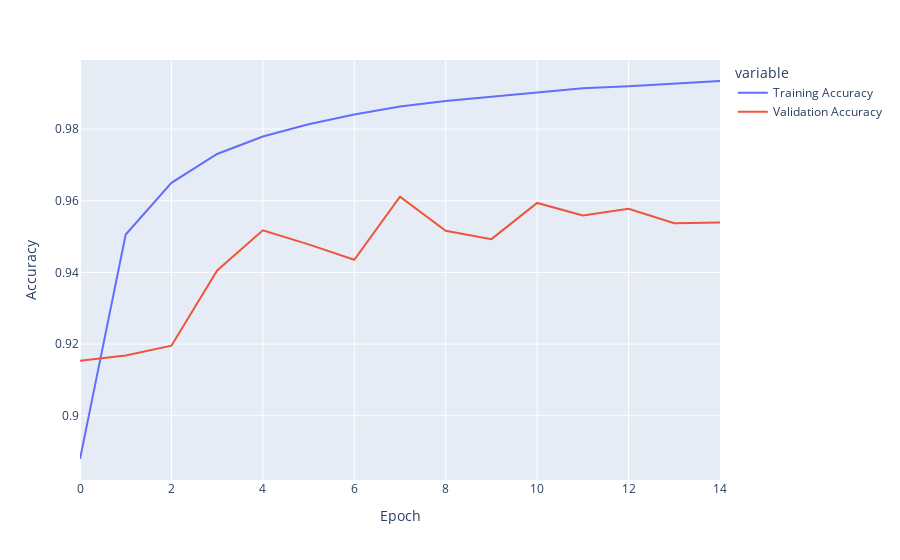

The code cell stored with this chart in its notebook:
### Code cell
metrics_df = plot_graph("accuracy")
metrics_df = metrics_df.copy()

for col in metrics_df.columns:
    if "validation" in col: 
        metrics_df.rename(columns={col: 'Validation Accuracy'}, inplace=True)
    else:
        metrics_df.rename(columns={col: 'Training Accuracy'}, inplace=True)

fig = metrics_df.plot(labels=dict(index="Epoch", value="Accuracy"))
fig.show()

fig.write_image(f"images/{PATH}_accuracy.pdf")

### Figure 1 — Plotly figure (JSON) as saved in the notebook; plotly's stock layout.template omitted (floating-point values rounded to 4 significant figures)
{"data": [{"hovertemplate": "variable=Training Accuracy<br>Epoch=%{x}<br>Accuracy=%{y}<extra></extra>", "legendgroup": "Training Accuracy", "line": {"color": "#636efa", "dash": "solid"}, "mode": "lines", "name": "Training Accuracy", "orientation": "v", "showlegend": true, "type": "scatter", "x": [0, 1, 2, 3, 4, 5, 6, 7, 8, 9, 10, 11, 12, 13, 14], "xaxis": "x", "y": [0.8879, 0.9506, 0.965, 0.9731, 0.9779, 0.9814, 0.9841, 0.9863, 0.9878, 0.989, 0.9902, 0.9914, 0.9919, 0.9927, 0.9934], "yaxis": "y"}, {"hovertemplate": "variable=Validation Accuracy<br>Epoch=%{x}<br>Accuracy=%{y}<extra></extra>", "legendgroup": "Validation Accuracy", "line": {"color": "#EF553B", "dash": "solid"}, "mode": "lines", "name": "Validation Accuracy", "orientation": "v", "showlegend": true, "type": "scatter", "x": [0, 1, 2, 3, 4, 5, 6, 7, 8, 9, 10, 11, 12, 13, 14], "xaxis": "x", "y": [0.9153, 0.9168, 0.9196, 0.9406, 0.9518, 0.9478, 0.9435, 0.9611, 0.9516, 0.9493, 0.9594, 0.9559, 0.9577, 0.9537, 0.9539], "yaxis": "y"}], "layout": {"legend": {"title": {"text": "variable"}, "tracegroupgap": 0}, "margin": {"t": 60}, "xaxis": {"anchor": "y", "domain": [0, 1], "title": {"text": "Epoch"}}, "yaxis": {"anchor": "x", "domain": [0, 1], "title": {"text": "Accuracy"}}}}
